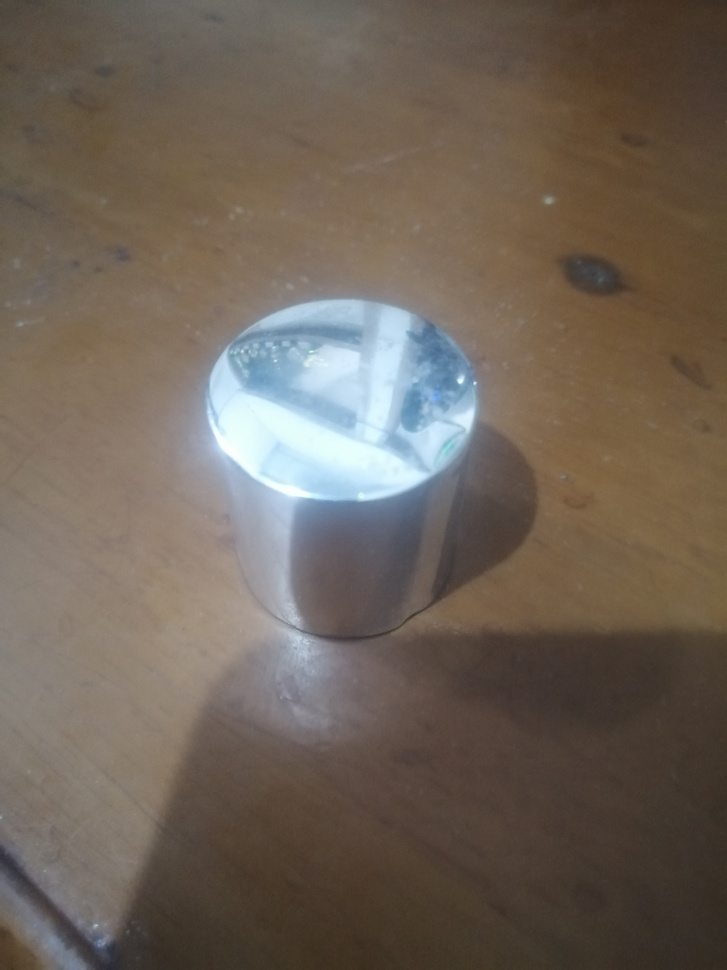
#> input picture image/tutup_parfum.jpg, 727 x 970 px, shrunk from 3840 x 5120 before the run
$ jupyter execute k-means_clustering.ipynb
#> lines starting #> are read from the running program, lines starting #| are printed output that depends on the picture
[cell 1]
import numpy as np
import matplotlib.pyplot as plt
import cv2
from collections import Counter

# Membaca gambar
image_path = 'image/tutup_parfum.jpg'
image = cv2.imread(image_path)
#> image is the input picture: shape (970, 727, 3); mean B, G, R 87.8, 98.8, 110.3

# Mengubah warna gambar dari BGR ke RGB
image_rgb = cv2.cvtColor(image, cv2.COLOR_BGR2RGB)

# Menampilkan gambar asli
plt.figure(figsize=(20, 10))
plt.subplot(1, 3, 1)
plt.imshow(image_rgb)
plt.title('Original Image')
plt.axis('off')

# Membentuk ulang gambar menjadi susunan piksel 2D dan 3 nilai warna (RGB)
pixel_vals = image_rgb.reshape((-1, 3))

# Mengonversi ke tipe float
pixel_vals = np.float32(pixel_vals)

# Menentukan kriteria untuk k-means clustering
criteria = (cv2.TERM_CRITERIA_EPS + cv2.TERM_CRITERIA_MAX_ITER, 100, 0.85)

# Menjalankan k-means clustering. anda bisa mengatur angkanya sesuai dengan keinginan anda
k = 10
_, labels, centers = cv2.kmeans(pixel_vals, k, None, criteria, 10, cv2.KMEANS_RANDOM_CENTERS)
#> centers = [[137.9, 150.3, 165], [104.5, 95.37, 88.54], [163, 190, 211.6], [65.06, 53.37, 43.16], [208.8, 236.1, 248.7], [117.7, 96.89, 73.14], [126.8, 111.8, 97.39], [96.46, 79.58, 63.38], [140.3, 128.5, 119], [80.06, 64.71, 53.29]]

# Mengonversi data menjadi nilai 8-bit
centers = np.uint8(centers)
#> centers = [[137, 150, 165], [104, 95, 88], [163, 189, 211], [65, 53, 43], [208, 236, 248], [117, 96, 73], [126, 111, 97], [96, 79, 63], [140, 128, 118], [80, 64, 53]]
segmented_data = centers[labels.flatten()]

# Membentuk ulang data menjadi dimensi gambar asli
segmented_image = segmented_data.reshape((image_rgb.shape))
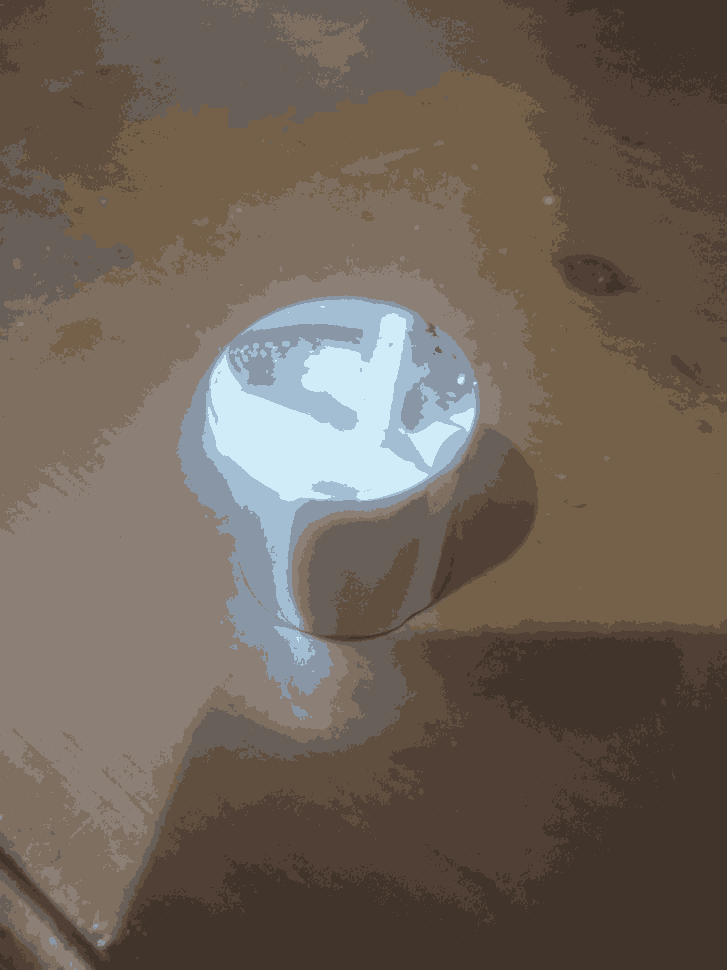
#> segmented_image: shape (970, 727, 3); mean R, G, B 109.8, 98.2, 87.4

# Menampilkan gambar hasil clustering
plt.subplot(1, 3, 2)
plt.imshow(segmented_image)
plt.title(f'Segmented Image (k={k})')
plt.axis('off')

# Menampilkan warna kluster sebagai bar horizontal
color_counts = Counter(labels.flatten())
#> color_counts = 10 items
sorted_colors = sorted(color_counts.items(), key=lambda x: x[1], reverse=True)
#> sorted_colors = [(5, 114600), (3, 103621), (8, 91525), (6, 89410), (7, 88974), (9, 85924), (1, 67155), (0, 22642), (4, 21986), (2, 19353)]

bar_height = 50
bar = np.zeros((bar_height, len(sorted_colors) * 100, 3), dtype=np.uint8)
#> bar: shape (50, 1000, 3); every value is 0

for i, (cluster_num, count) in enumerate(sorted_colors):
    bar[:, i * 100:(i + 1) * 100] = centers[cluster_num]
#> this loop made 10 passes
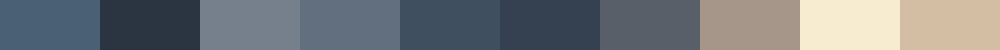
#> bar: shape (50, 1000, 3); mean of channels 0, 1, 2 123.6, 120.1, 115.9; drawn as B, G, R

plt.subplot(1, 3, 3)
plt.imshow(bar)
plt.title('Cluster Centers')
plt.axis('off')

plt.tight_layout()
plt.show()
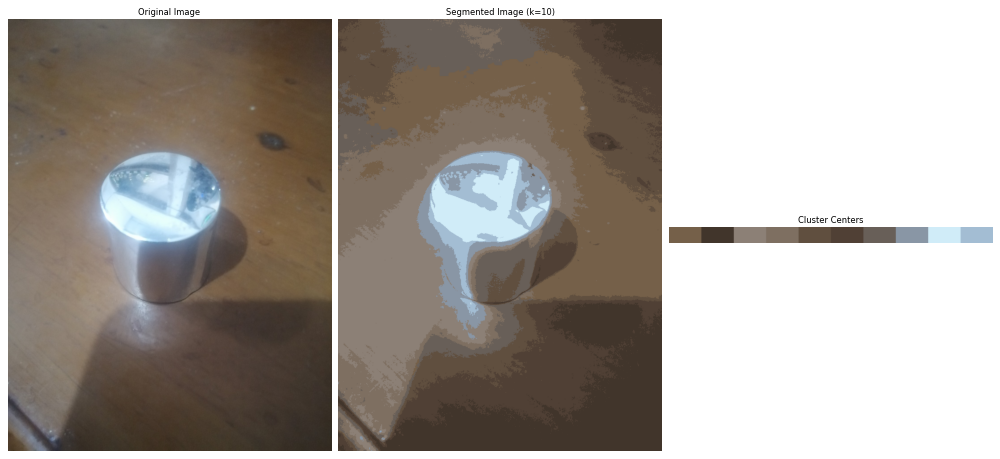
#> figure drawn by matplotlib, 3 panels

# Menampilkan rincian kluster
print(f"Original Image Size: {image_rgb.shape}")
#| Original Image Size: (970, 727, 3)
print(f"Segmented Image Size: {segmented_image.shape}")
#| Segmented Image Size: (970, 727, 3)
print("\nCluster Details:")

for cluster_num, count in sorted_colors:
    print(f"Cluster {cluster_num}: {count} pixels (Color: {centers[cluster_num]})")

$ run again, with image/brone.jpg copied over image/tutup_parfum.jpg
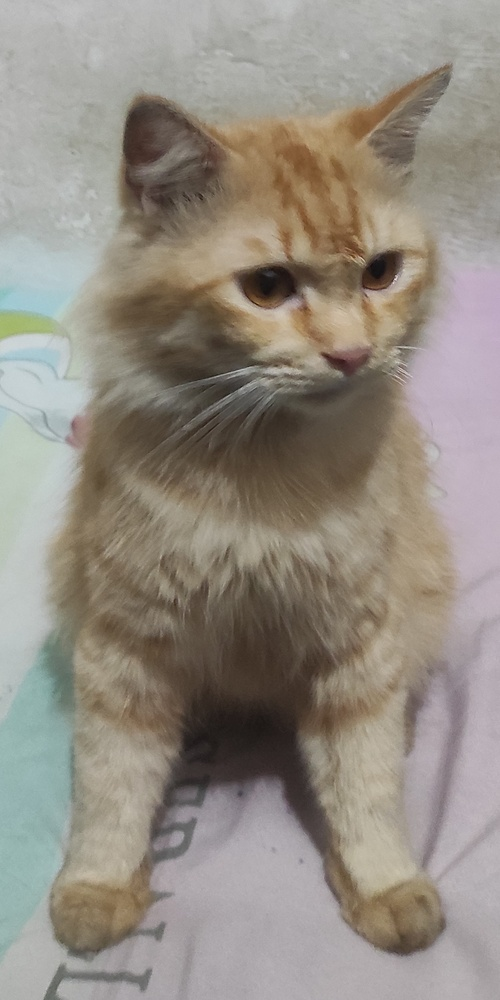
#> input picture image/brone.jpg, 500 x 1000 px, shrunk from 1317 x 2632 before the run
#> image is the input picture: shape (1000, 500, 3); mean B, G, R 130.3, 140.1, 147.4
#> `_, labels, centers = cv2.kmeans(pixel_vals, k, None, criteria, 10, cv2..`: centers = [[178.6, 175.3, 173.8], [162.9, 167.6, 165.3], [188.8, 189.9, 194.2], [127.6, 114.2, 95.59], [87.57, 74.96, 62.14], [111.9, 96.09, 77.71], [57.54, 46.77, 40.24], [167.3, 158.3, 141.9], [147.5, 129.8, 104.4], [151.7, 142.4, 127.2]]
#> `centers = np.uint8(centers)`: centers = [[178, 175, 173], [162, 167, 165], [188, 189, 194], [127, 114, 95], [87, 74, 62], [111, 96, 77], [57, 46, 40], [167, 158, 141], [147, 129, 104], [151, 142, 127]]
#> `segmented_image = segmented_data.reshape((image_rgb.shape))`:
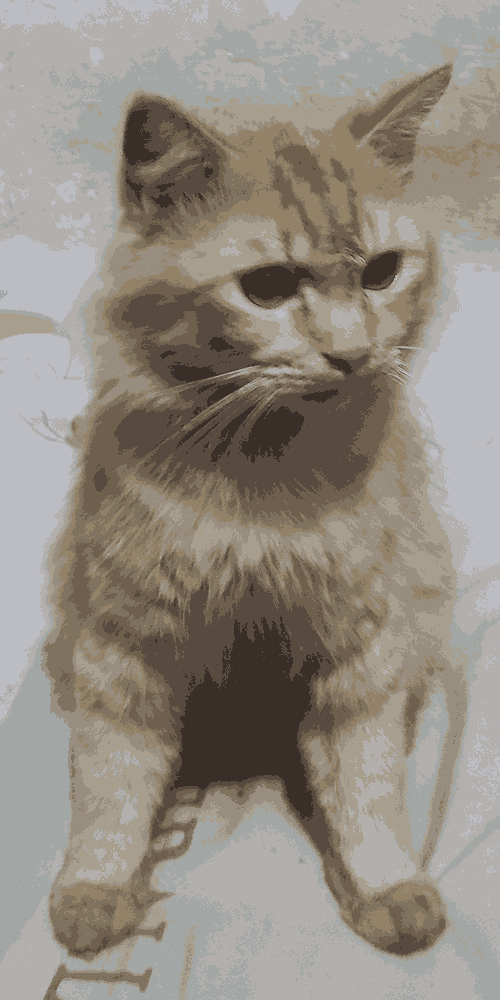
#> segmented_image: shape (1000, 500, 3); mean R, G, B 146.7, 139.6, 129.8
#> color_counts = 10 items
#> sorted_colors = [(0, 93792), (1, 62543), (7, 52373), (9, 50461), (2, 50115), (4, 43787), (3, 42290), (5, 41757), (8, 37099), (6, 25783)]
#> the loop `for i, (cluster_num, count) in enumerate(sorted_colors):` made 10 passes
#> `plt.show()`:
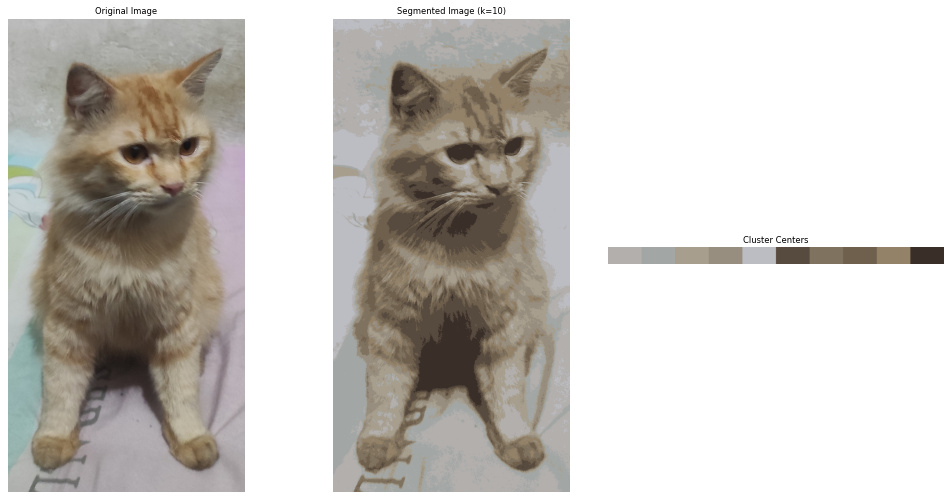
#> figure drawn by matplotlib, 3 panels
#| Original Image Size: (1000, 500, 3)
#| Segmented Image Size: (1000, 500, 3)
#> the loop `for cluster_num, count in sorted_colors:` made 10 passes
#> (printed output is left out)
